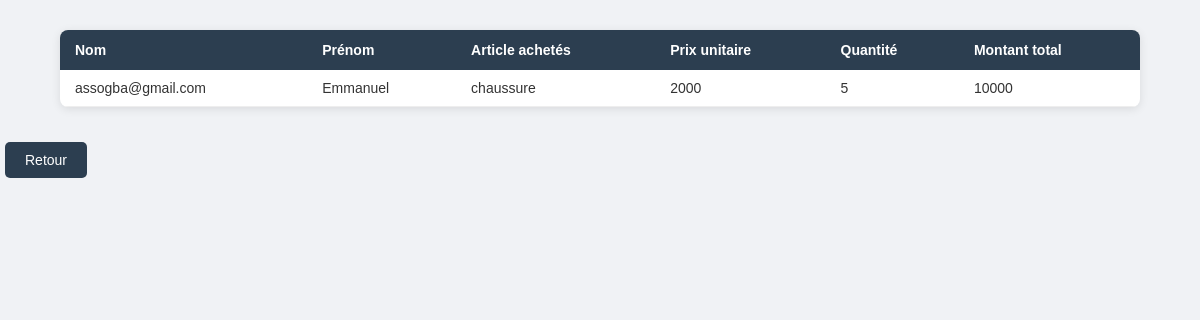
/listevente.php (signed in), run on the app's committed database.
### tables this page shows
CREATE TABLE IF NOT EXISTS `client` (
  `id_client` int unsigned NOT NULL AUTO_INCREMENT,
  `nom` text NOT NULL,
  `prenom` text NOT NULL,
  `age` int NOT NULL,
  `adresse` varchar(50) NOT NULL,
  `ville` text NOT NULL,
  `mail` varchar(50) NOT NULL,
  PRIMARY KEY (`id_client`)
);

CREATE TABLE IF NOT EXISTS `articles` (
  `id_articles` int unsigned NOT NULL AUTO_INCREMENT,
  `designation` varchar(50) DEFAULT NULL,
  `prix` int DEFAULT NULL,
  `categorie` text,
  PRIMARY KEY (`id_articles`)
);

CREATE TABLE IF NOT EXISTS `contenir` (
  `id_comm` int unsigned NOT NULL,
  `id_articles` int unsigned NOT NULL,
  `qte_comm` int DEFAULT NULL,
  PRIMARY KEY (`id_comm`,`id_articles`),
  KEY `FK__articles` (`id_articles`),
  CONSTRAINT `FK__articles` FOREIGN KEY (`id_articles`) REFERENCES `articles` (`id_articles`),
  CONSTRAINT `FK__commande` FOREIGN KEY (`id_comm`) REFERENCES `commande` (`id_comm`)
);

CREATE TABLE IF NOT EXISTS `commande` (
  `id_comm` int unsigned NOT NULL AUTO_INCREMENT,
  `id_client` int unsigned DEFAULT NULL,
  `date` date DEFAULT NULL,
  `montant` int DEFAULT NULL,
  PRIMARY KEY (`id_comm`),
  KEY `FK_commande_client` (`id_client`),
  CONSTRAINT `FK_commande_client` FOREIGN KEY (`id_client`) REFERENCES `client` (`id_client`)
);

### listevente.php (the view, shortened to what this page needs)
<?php
include_once "config.php";
if (!isset($_SESSION['user_id'])) {
    header("location: index.php");
    exit();
} else {
    $req = $idcom->prepare("SELECT client.nom, client.prenom,articles.designation,articles.prix
    , contenir.qte_comm,commande.montant
    FROM client JOIN commande ON client.id_client = commande.id_client
    JOIN contenir ON commande.id_comm = contenir.id_comm
    JOIN articles ON contenir.id_articles = articles.id_articles");
    $req->execute();
    $prod = $req->fetchAll();
}
?>
<!DOCTYPE html>
<html lang="en">
<head>
    <link rel="stylesheet" href="style.css">
</head>
<body>
    <table>
        <tr>
            <th>Nom</th>
            <th>Prénom</th>
            <th>Article achetés</th>
            <th>Prix unitaire</th>
            <th>Quantité</th>
            <th>Montant total</th>
        </tr>
        <?php
        foreach ($prod as $p) {
            echo "
                <tr>
                    <td>" . $p['nom'] . "</td>
                    <td>" . $p['prenom'] . "</td>
                    <td>" . $p['designation'] . "</td>
                    <td>" . $p['prix'] . "</td>
                    <td>" . $p['qte_comm'] . "</td>
                    <td>" . $p['montant'] . "</td>
                </tr>";
        }
        ?>
    </table>
    <button type="button" onclick="window.location.href='accueil.php'">Retour</button>
</body>
</html>

### style.css (style rules this page uses)
* { margin: 0; padding: 0; box-sizing: border-box; }
body { font-family: Arial, sans-serif; background-color: #f0f2f5; color: #333; }
button { padding: 10px 20px; background-color: #2c3e50; color: white; border: none; border-radius: 5px; font-size: 14px; cursor: pointer; margin: 5px; }
table { width: 90%; margin: 30px auto; border-collapse: collapse; background: white; border-radius: 8px; overflow: hidden; box-shadow: 0 2px 10px rgba(0,0,0,0.1); }
th { background-color: #2c3e50; color: white; padding: 12px 15px; text-align: left; font-size: 14px; }
td { padding: 10px 15px; font-size: 14px; border-bottom: 1px solid #eee; }

### data on the page
client: nom "assogba@gmail.com", prenom "Emmanuel", articles.designation "chaussure", articles.prix "2000", contenir.qte_comm "5", commande.montant "10000"
